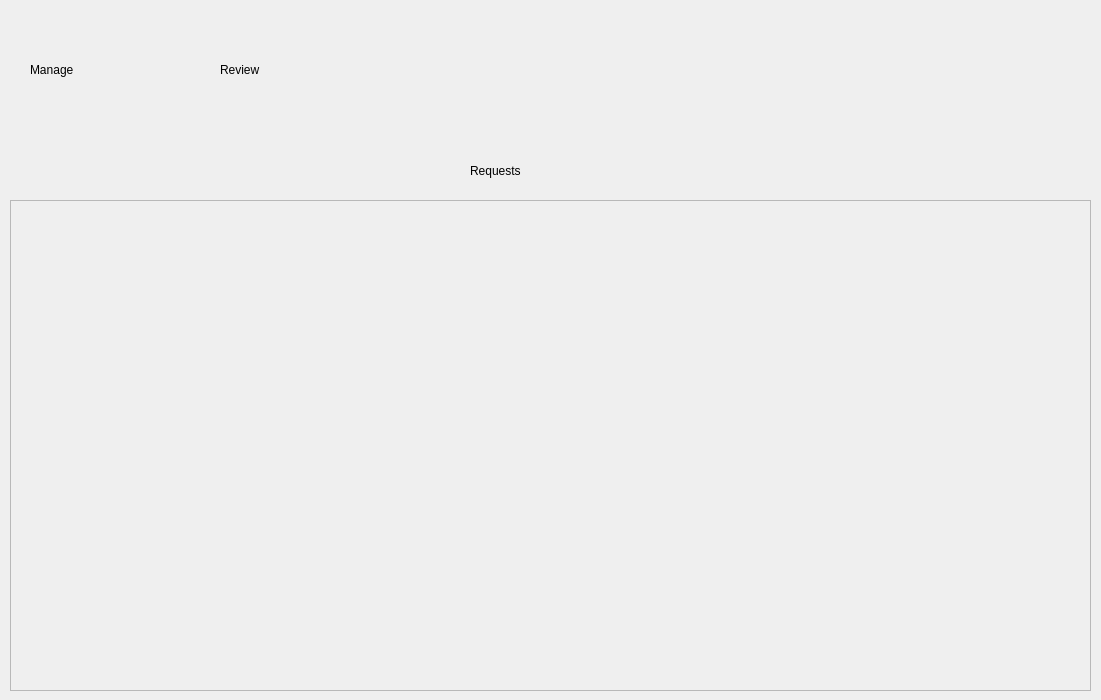
<?xml version="1.0" encoding="UTF-8"?>
<ui version="4.0">
 <class>Requests</class>
 <widget class="QDialog" name="Requests">
  <property name="geometry">
   <rect>
    <x>0</x>
    <y>0</y>
    <width>1101</width>
    <height>700</height>
   </rect>
  </property>
  <property name="windowTitle">
   <string>Requests</string>
  </property>
  <property name="styleSheet">
   <string notr="true">*{background-image: url(:/img/img/inside.jpg);}
QMessageBox{
    font: 87 10pt &quot;Segoe UI Black&quot;;
}
QScrollBar{background:black}
QPushButton:pressed{
	background-color: rgb(255, 212, 39);
   border-radius:6px;
}</string>
  </property>
  <widget class="QLabel" name="label_2">
   <property name="geometry">
    <rect>
     <x>470</x>
     <y>150</y>
     <width>161</width>
     <height>41</height>
    </rect>
   </property>
   <property name="styleSheet">
    <string notr="true">font: 87 18pt &quot;Segoe UI Black&quot;;</string>
   </property>
   <property name="text">
    <string>Requests</string>
   </property>
  </widget>
  <widget class="QScrollArea" name="scrollArea">
   <property name="geometry">
    <rect>
     <x>10</x>
     <y>200</y>
     <width>1081</width>
     <height>491</height>
    </rect>
   </property>
   <property name="widgetResizable">
    <bool>true</bool>
   </property>
   <widget class="QWidget" name="scrollContents">
    <property name="geometry">
     <rect>
      <x>0</x>
      <y>0</y>
      <width>1079</width>
      <height>489</height>
     </rect>
    </property>
   </widget>
  </widget>
  <widget class="QLabel" name="label_pic">
   <property name="geometry">
    <rect>
     <x>450</x>
     <y>0</y>
     <width>201</width>
     <height>141</height>
    </rect>
   </property>
   <property name="text">
    <string/>
   </property>
   <property name="pixmap">
    <pixmap resource="resources.qrc">:/img/img/icon.png</pixmap>
   </property>
  </widget>
  <widget class="QPushButton" name="pushButton">
   <property name="geometry">
    <rect>
     <x>1010</x>
     <y>0</y>
     <width>91</width>
     <height>61</height>
    </rect>
   </property>
   <property name="styleSheet">
    <string notr="true">*{image: url(:/img/img/backbutoonyblack.jpg);
border:white}
QPushButton:pressed{
	
	background-color: rgb(182, 11, 42);
   border-radius:6px;
}</string>
   </property>
   <property name="text">
    <string/>
   </property>
  </widget>
  <widget class="QPushButton" name="pushButton_2">
   <property name="geometry">
    <rect>
     <x>-10</x>
     <y>0</y>
     <width>141</width>
     <height>61</height>
    </rect>
   </property>
   <property name="styleSheet">
    <string notr="true">*{
image: url(:/img/img/pngflow.com.png);
border:white}
QPushButton:pressed{
	
	background-color: rgb(182, 11, 42);
   border-radius:6px;
}</string>
   </property>
   <property name="text">
    <string/>
   </property>
  </widget>
  <widget class="QLabel" name="label">
   <property name="geometry">
    <rect>
     <x>30</x>
     <y>60</y>
     <width>71</width>
     <height>20</height>
    </rect>
   </property>
   <property name="styleSheet">
    <string notr="true">font: 87 8pt &quot;Segoe UI Black&quot;;</string>
   </property>
   <property name="text">
    <string>Manage</string>
   </property>
  </widget>
  <widget class="QPushButton" name="pushButton_3">
   <property name="geometry">
    <rect>
     <x>200</x>
     <y>0</y>
     <width>91</width>
     <height>61</height>
    </rect>
   </property>
   <property name="styleSheet">
    <string notr="true">*{
image: url(:/img/img/meaw.png);
border:white;}
</string>
   </property>
   <property name="text">
    <string/>
   </property>
  </widget>
  <widget class="QLabel" name="label_3">
   <property name="geometry">
    <rect>
     <x>220</x>
     <y>60</y>
     <width>71</width>
     <height>20</height>
    </rect>
   </property>
   <property name="styleSheet">
    <string notr="true">font: 87 8pt &quot;Segoe UI Black&quot;;</string>
   </property>
   <property name="text">
    <string>Review</string>
   </property>
  </widget>
 </widget>
 <resources>
  <include location="resources.qrc"/>
 </resources>
 <connections/>
</ui>
